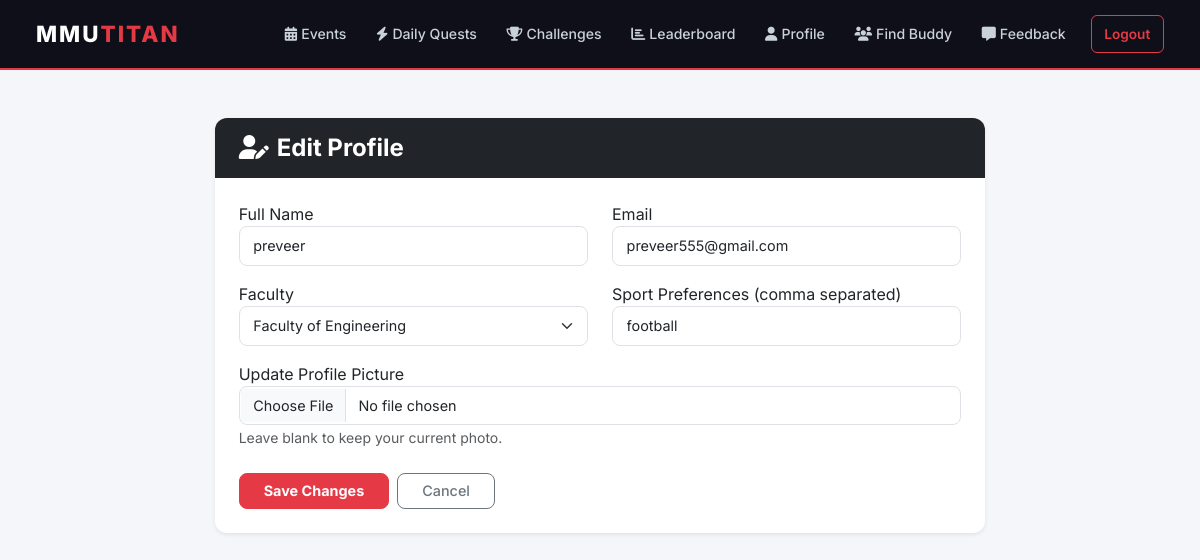
Before: /profile/edit (signed in) with the older database file.
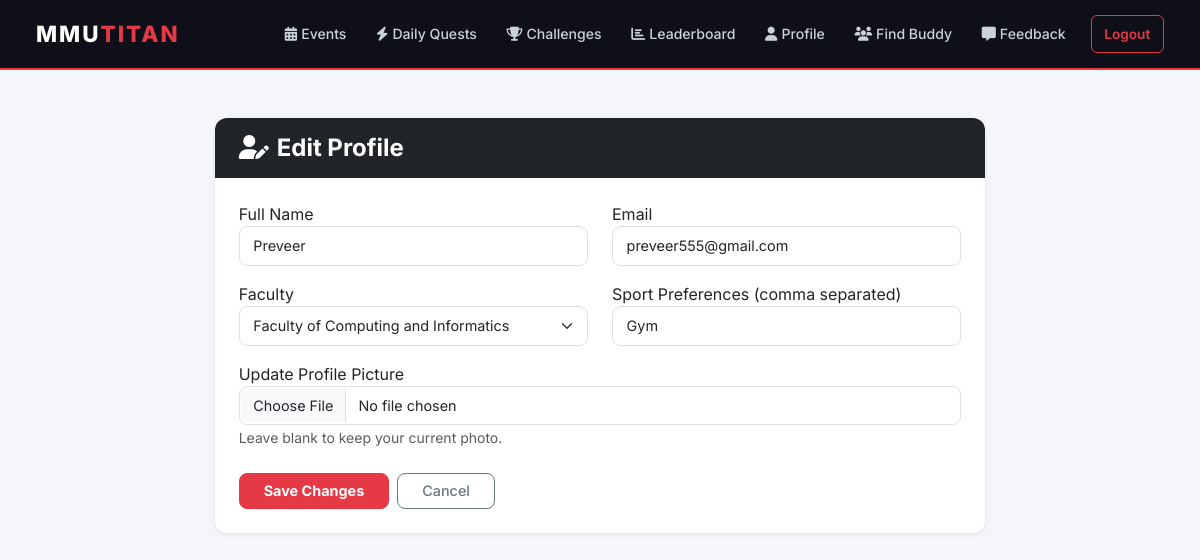
After: the same page with the newer database file.
### mmutitan/models.py (models this page shows)
class User(db.Model, UserMixin):
    id = db.Column(db.Integer, primary_key=True)
    name = db.Column(db.String(100), nullable=False)
    email = db.Column(db.String(120), unique=True, nullable=False)
    password = db.Column(db.String(200), nullable=False)
    faculty = db.Column(db.String(50), nullable=False)
    sport_preferences = db.Column(db.String(200), default="")
    profile_photo = db.Column(db.String(20), nullable=False, default='default.jpg')
    points = db.Column(db.Integer, default=0)
    streak = db.Column(db.Integer, default=0)
    is_admin = db.Column(db.Boolean, default=False)
    is_banned = db.Column(db.Boolean, default=False)
    reset_token = db.Column(db.String(100), nullable=True)
    reset_token_expiry = db.Column(db.DateTime, nullable=True)
    availability_days = db.Column(db.String(100), nullable=True)   # e.g. "Mon,Wed,Fri"
    availability_time = db.Column(db.String(20), nullable=True)    # "Morning", "Afternoon", "Evening"
    rsvps = db.relationship('RSVP', backref='user_ref', lazy=True, cascade="all, delete-orphan")
    usertasks = db.relationship('UserTask', backref='user_ref', lazy=True, cascade="all, delete-orphan")
    submissions = db.relationship('Submission', backref='user_ref', lazy=True, cascade="all, delete-orphan")
    badges = db.relationship('Badge', secondary=user_badges, backref=db.backref('users', lazy='dynamic'))
    point_history = db.relationship('Point', backref='user_ref', lazy=True, cascade="all, delete-orphan")
    streak_history = db.relationship('Streak', backref='user_ref', lazy=True, cascade="all, delete-orphan")
    feedbacks = db.relationship('Feedback', backref='user_ref', lazy=True, cascade="all, delete-orphan")
    sent_requests = db.relationship('BuddyRequest', foreign_keys='BuddyRequest.sender_id',
                                    backref='sender', lazy=True, cascade="all, delete-orphan")
    received_requests = db.relationship('BuddyRequest', foreign_keys='BuddyRequest.receiver_id',
                                        backref='receiver', lazy=True, cascade="all, delete-orphan")

### mmutitan/app.py (the view)
    @app.route('/profile/edit', methods=['GET', 'POST'])
    @login_required
    def edit_profile():
        form = UpdateProfileForm()
        if form.validate_on_submit():
            if form.picture.data and form.picture.data.filename:
                current_user.profile_photo = save_picture(form.picture.data)
            current_user.name = form.name.data
            current_user.email = form.email.data
            current_user.faculty = form.faculty.data
            current_user.sport_preferences = form.sport_preferences.data
            db.session.commit()
            flash('Your profile has been updated!', 'success')
            return redirect(url_for('profile'))
        elif request.method == 'GET':
            form.name.data = current_user.name
            form.email.data = current_user.email
            form.faculty.data = current_user.faculty
            form.sport_preferences.data = current_user.sport_preferences
        return render_template('edit_profile.html', title='Edit Profile', form=form)

### mmutitan/forms.py (shortened to what this page needs)
class UpdateProfileForm(FlaskForm):
    name = StringField('Full Name', validators=[DataRequired(), Length(min=2, max=100)])
    email = StringField('Email', validators=[DataRequired(), Email()])
    faculty = SelectField('Faculty', choices=[
        ('FCI', 'Faculty of Computing and Informatics'),
        ('FOE', 'Faculty of Engineering'),
        ('FOM', 'Faculty of Management'),
        ('FCM', 'Faculty of Creative Multimedia')
    ])
    sport_preferences = StringField('Sport Preferences (comma separated)')
    picture = FileField('Update Profile Picture',
                        validators=[FileAllowed(['jpg', 'png', 'jpeg'])])
    submit = SubmitField('Save Changes')

### mmutitan/models.py (called while the page is built)
@login_manager.user_loader
def load_user(user_id):
    return User.query.get(int(user_id))

### mmutitan/templates/edit_profile.html (shortened to what this page needs)
{% extends "base.html" %}
{% block content %}
<div class="row justify-content-center">
    <div class="col-md-8">
        <div class="card shadow-sm mt-3">
            <div class="card-header bg-dark text-white py-3">
                <h4 class="mb-0 fw-bold"><i class="fa fa-user-edit me-2"></i>Edit Profile</h4>
            </div>
            <div class="card-body p-4">
                <form method="POST" enctype="multipart/form-data">
                    <div class="row mb-3">
                        <div class="col-md-6 mb-3 mb-md-0">
                            {{ form.name.label }}
                            {{ form.name(class="form-control") }}
                        </div>
                        <div class="col-md-6">
                            {{ form.email.label }}
                            {{ form.email(class="form-control") }}
                        </div>
                    </div>
                    <div class="row mb-3">
                        <div class="col-md-6 mb-3 mb-md-0">
                            {{ form.faculty.label }}
                            {{ form.faculty(class="form-select") }}
                        </div>
                        <div class="col-md-6">
                            {{ form.sport_preferences.label }}
                            {{ form.sport_preferences(class="form-control", placeholder="e.g. Badminton, Running") }}
                        </div>
                    </div>
                    <div class="mb-4">
                        {{ form.picture.label }}
                        {{ form.picture(class="form-control") }}
                        <small class="text-muted">Leave blank to keep your current photo.</small>
                    </div>
                    <div class="d-flex gap-2">
                        {{ form.submit(class="btn btn-danger fw-bold px-4") }}
                        <a href="{{ url_for('profile') }}" class="btn btn-outline-secondary px-4">Cancel</a>
                    </div>
                </form>
            </div>
        </div>
    </div>
</div>
{% endblock %}

Changed rows visible on the page:
changed User "preveer555@gmail.com": name "preveer" → "Preveer"; faculty "Faculty of Engineering" → "Faculty of Computing and Informatics"; sport_preferences "football" → "Gym"
